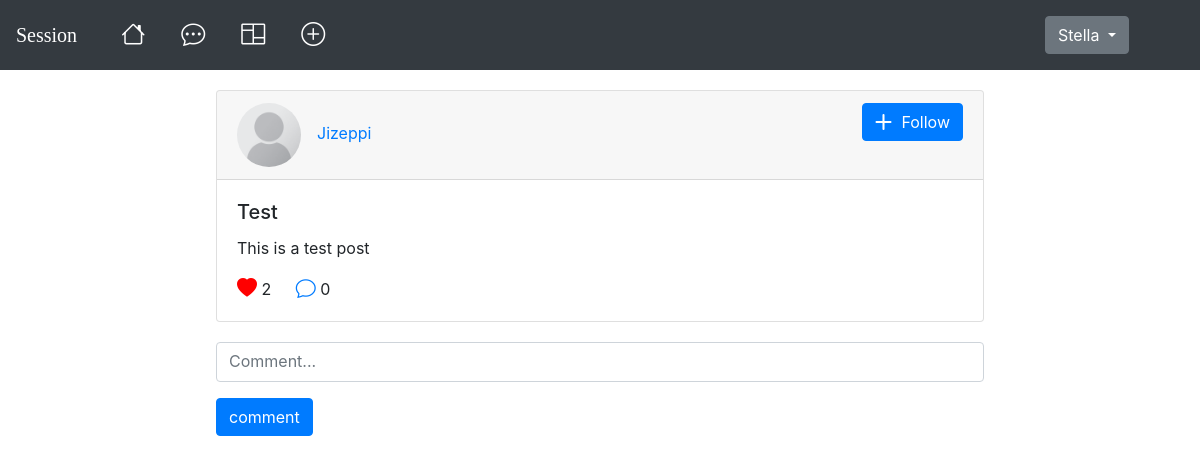
Page /post/1/ (signed in) on the committed database.
### session/models.py (models this page shows, shortened)
class Profile(models.Model):
    user = models.OneToOneField(User, on_delete=models.CASCADE)
    profile_picture = models.ImageField(upload_to='profile_images/', default='default.png', blank=True, null=True)
    bio = models.TextField(max_length=500, blank=True)

class Post(models.Model):
    title = models.CharField(max_length=255)
    content = models.TextField()
    created_at = models.DateTimeField(auto_now_add=True)
    likes = models.ManyToManyField(User, related_name='liked_posts')
    author = models.ForeignKey(settings.AUTH_USER_MODEL, on_delete=models.CASCADE, related_name='posts')
    def number_of_likes(self):
        return self.likes.count()

### session/views.py (the view)
# urls.py: path('post/<int:id>/', views.post_detail, name='post_detail'),
@login_required(login_url='/login/')
def post_detail(request, id):
    post = get_object_or_404(Post, id=id)
    comments_count = post.comments.count()
    comments = post.comments.filter(parent_comment=None)
    if request.method == 'POST':
        comment_form = CommentForm(request.POST)
        if comment_form.is_valid():
            new_comment = comment_form.save(commit=False)
            new_comment.post = post
            new_comment.author = request.user
            parent_comment_id = request.POST.get('parent_comment')
            if parent_comment_id:
                new_comment.parent_comment = get_object_or_404(Comment, id=parent_comment_id)
            new_comment.save()
            return redirect('post_detail', id=post.id)
    else:
        comment_form = CommentForm()
    context = {
        'post': post,
        'comments_count': comments_count,
        'comments': comments,
        'comment_form': comment_form,
    }
    return render(request, 'post_detail.html', context)

### session/forms.py
class CommentForm(forms.ModelForm):
    class Meta:
        model = Comment
        fields = ['content']
        widgets = {
            'content': forms.Textarea(attrs={'placeholder': 'Comment...'})
        }

### session/templates/post_detail.html (shortened to what this page needs)
{% extends 'base.html' %}
{% load crispy_forms_tags %}
{% load static %}
{% block content %}
<nav class="navbar navbar-expand-lg navbar-dark bg-dark">
    <a class="navbar-brand" href="{% url 'post_list' %}">Session</a>
    <div class="collapse navbar-collapse" id="navbarText">
      <ul class="navbar-nav mr-auto">
        <li class="nav-item active">
          <a class="nav-link" href="#"><i class="bi bi-house h4" title="Home"></i> <span class="sr-only">(current)</span></a>
        </li>
        {% if user.is_authenticated %}
        <li class="nav-item">
          <a class="nav-link actions" href="#"><i class="bi bi-chat-dots h4" title="Messages"></i></a>
        </li>
        {% endif %}
        <li class="nav-item">
          <a class="nav-link actions" href="#"><i class="bi bi-columns h4" title="For You"></i></a>
        </li>
        {% if user.is_authenticated %}
        <li class="nav-item">
          <a href="{% url 'create_post' %}" class="nav-link new-post"><i class="bi bi-plus-circle h4" title="New Post"></i></a>
        </li>
        {% endif %}
      </ul>
      {% if user.is_authenticated %}
      <span class="navbar-text">
        <div class="dropdown">
          <button class="btn btn-secondary dropdown-toggle" type="button" id="dropdownMenuButton" data-toggle="dropdown" aria-haspopup="true" aria-expanded="false">
            {{ user.username }}
          </button>
        </div>
      </span>
      {% endif %}
    </div>
</nav>
<div class="container" style="margin-top: 20px;">
    <div class="card post-card">
        <div class="card-header">
            <img src="{{ user.profile.profile_picture.url }}" class="mr-3 rounded-circle article-img" alt="User image" style="height: 64px;"><a href="{% url 'profile' post.author.username %}" class="author">{{ post.author }}</a>
        {% if user.is_authenticated %}
        {% if request.user != post.author %}
        <span class="follow-button">
            <button class="btn btn-primary"><i class="bi bi-plus-lg"></i>Follow</button>
        </span>
        {% endif %}
        {% endif %}
        </div>
        <div class="card-body">
        <h5 class="card-title">{{ post.title }}</h5>
        <p class="card-text">{{ post.content }}</p>
            {% if request.user in post.likes.all %}
            <a href="{% url 'like_post' post.id %}" class="card-link"><i class="bi bi-heart-fill h5"></i></a>&nbsp;{{ post.number_of_likes }}
            {% else %}
            <a href="{% url 'like_post' post.id %}" class="card-link"><i class="bi bi-heart h5"></i></a>&nbsp;{{ post.number_of_likes }}
            {% endif %}
            <a href="{% url 'post_detail' post.id %}" class="card-link"><i class="bi bi-chat h5"></i></a>&nbsp;{{ comments_count }}
        </div>
    </div>
    <form method="post">
        {{ comment_form|crispy }}
        <button type="submit" class="btn btn-primary" style="margin-left: 171px;">comment</button>
    </form>
</div>
{% endblock %}

### session/static/styles.css (style rules this page uses)
.navbar-brand { font-family: copperplate, fantasy; }
.nav-item { margin-left: 20px; }
.bi.bi-chat-dots { color: white; }
.bi.bi-columns { color: white; }
.bi.bi-plus-circle { color: white; }
.dropdown-toggle { margin-right: 55px; }
.post-card { width: 48rem; margin: auto; margin-bottom: 20px; }
.author { text-decoration: none; }
.follow-button { float: right; }
.bi.bi-plus-lg { margin-right: 10px; }
.bi.bi-heart-fill { color: red; }
#div_id_content { max-width: 768px; margin-left: 171px; }
textarea.form-control { resize: none; height: 40px; }

### rows in the picture
Post: author "Jizeppi", title "Test", content "This is a test post", number_of_likes "2"

### other values in the picture
{{ user.username }} "Stella"
{{ comments_count }} "0"
